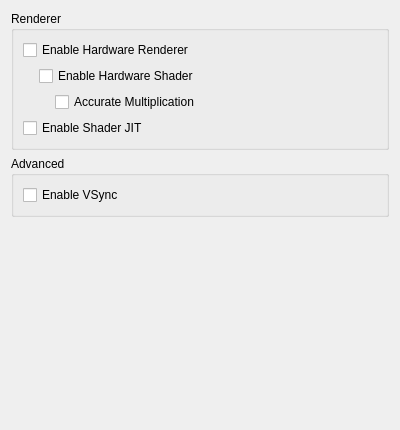
<?xml version="1.0" encoding="UTF-8"?>
<!-- Modified for Cara on 2026-11-12; see NOTICE for attribution. -->
<ui version="4.0">
 <class>ConfigureGraphics</class>
 <widget class="QWidget" name="ConfigureGraphics">
  <property name="geometry">
   <rect>
    <x>0</x>
    <y>0</y>
    <width>400</width>
    <height>430</height>
   </rect>
  </property>
  <property name="minimumSize">
   <size>
    <width>0</width>
    <height>0</height>
   </size>
  </property>
  <property name="windowTitle">
   <string>Form</string>
  </property>
  <layout class="QVBoxLayout" name="verticalLayout">
   <item>
    <widget class="QGroupBox" name="rendererBox">
     <property name="title">
      <string>Renderer</string>
     </property>
     <layout class="QVBoxLayout" name="verticalLayout_6">
      <item>
       <widget class="QCheckBox" name="toggle_hw_renderer">
        <property name="toolTip">
         <string>&lt;html&gt;&lt;head/&gt;&lt;body&gt;&lt;p&gt;Use OpenGL to accelerate rendering.&lt;/p&gt;&lt;p&gt;Disable to debug graphics-related problem.&lt;/p&gt;&lt;/body&gt;&lt;/html&gt;</string>
        </property>
        <property name="text">
         <string>Enable Hardware Renderer</string>
        </property>
       </widget>
      </item>
      <item>
       <widget class="QWidget" name="hw_renderer_group" native="true">
        <layout class="QVBoxLayout" name="verticalLayout_5">
         <property name="leftMargin">
          <number>16</number>
         </property>
         <property name="topMargin">
          <number>0</number>
         </property>
         <property name="rightMargin">
          <number>0</number>
         </property>
         <property name="bottomMargin">
          <number>0</number>
         </property>
         <item>
          <widget class="QCheckBox" name="toggle_hw_shader">
           <property name="toolTip">
            <string>&lt;html&gt;&lt;head/&gt;&lt;body&gt;&lt;p&gt;Use OpenGL to accelerate shader emulation.&lt;/p&gt;&lt;p&gt;Requires a relatively powerful GPU for better performance.&lt;/p&gt;&lt;/body&gt;&lt;/html&gt;</string>
           </property>
           <property name="text">
            <string>Enable Hardware Shader</string>
           </property>
          </widget>
         </item>
         <item>
          <widget class="QWidget" name="hw_shader_group" native="true">
           <layout class="QVBoxLayout" name="verticalLayout_7">
            <property name="leftMargin">
             <number>16</number>
            </property>
            <property name="topMargin">
             <number>0</number>
            </property>
            <property name="rightMargin">
             <number>0</number>
            </property>
            <property name="bottomMargin">
             <number>0</number>
            </property>
            <item>
             <widget class="QCheckBox" name="toggle_accurate_mul">
              <property name="toolTip">
               <string>&lt;html&gt;&lt;head/&gt;&lt;body&gt;&lt;p&gt;Correctly handle all edge cases in multiplication operation in shaders. &lt;/p&gt;&lt;p&gt;Some games requires this to be enabled for the hardware shader to render properly.&lt;/p&gt;&lt;p&gt;However this would reduce performance in most games.&lt;/p&gt;&lt;/body&gt;&lt;/html&gt;</string>
              </property>
              <property name="text">
               <string>Accurate Multiplication</string>
              </property>
             </widget>
            </item>
           </layout>
          </widget>
         </item>
        </layout>
       </widget>
      </item>
      <item>
       <widget class="QCheckBox" name="toggle_shader_jit">
        <property name="toolTip">
         <string>&lt;html&gt;&lt;head/&gt;&lt;body&gt;&lt;p&gt;Use the JIT engine instead of the interpreter for software shader emulation. &lt;/p&gt;&lt;p&gt;Enable this for better performance.&lt;/p&gt;&lt;/body&gt;&lt;/html&gt;</string>
        </property>
        <property name="text">
         <string>Enable Shader JIT</string>
        </property>
       </widget>
      </item>
     </layout>
    </widget>
   </item>
   <item>
    <widget class="QGroupBox" name="groupBox">
     <property name="title">
      <string>Advanced</string>
     </property>
     <layout class="QVBoxLayout" name="verticalLayout_2">
      <item>
       <widget class="QCheckBox" name="toggle_vsync_new">
        <property name="toolTip">
         <string>VSync prevents the screen from tearing, but some graphics cards have lower performance with VSync enabled. Keep it enabled if you don't notice a performance difference.</string>
        </property>
        <property name="text">
         <string>Enable VSync</string>
        </property>
       </widget>
      </item>
     </layout>
    </widget>
   </item>
   <item>
    <spacer name="verticalSpacer">
     <property name="orientation">
      <enum>Qt::Vertical</enum>
     </property>
     <property name="sizeHint" stdset="0">
      <size>
       <width>20</width>
       <height>270</height>
      </size>
     </property>
    </spacer>
   </item>
  </layout>
 </widget>
 <resources/>
 <connections/>
</ui>
